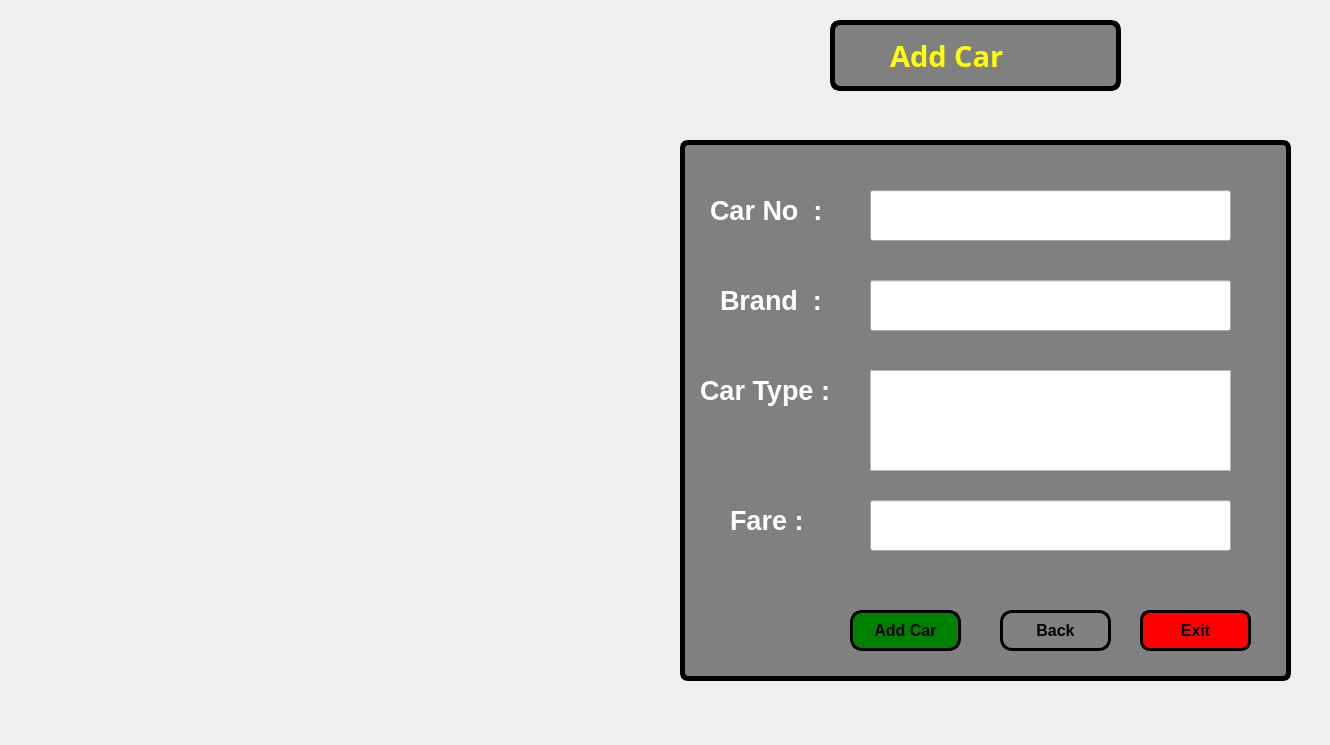
<?xml version="1.0" encoding="UTF-8"?>
<ui version="4.0">
 <class>addcar</class>
 <widget class="QDialog" name="addcar">
  <property name="geometry">
   <rect>
    <x>0</x>
    <y>0</y>
    <width>1330</width>
    <height>745</height>
   </rect>
  </property>
  <property name="windowTitle">
   <string>Dialog</string>
  </property>
  <widget class="QLabel" name="pnglabel">
   <property name="geometry">
    <rect>
     <x>0</x>
     <y>0</y>
     <width>1321</width>
     <height>741</height>
    </rect>
   </property>
   <property name="text">
    <string/>
   </property>
   <property name="pixmap">
    <pixmap>../../photo.png</pixmap>
   </property>
   <property name="scaledContents">
    <bool>true</bool>
   </property>
  </widget>
  <widget class="QLineEdit" name="addCarSectionLineEdit">
   <property name="geometry">
    <rect>
     <x>830</x>
     <y>20</y>
     <width>291</width>
     <height>71</height>
    </rect>
   </property>
   <property name="styleSheet">
    <string notr="true">background-color: grey;
border-radius: 10px;
border:5px solid black;
</string>
   </property>
  </widget>
  <widget class="QLabel" name="addCarLabel">
   <property name="geometry">
    <rect>
     <x>890</x>
     <y>20</y>
     <width>211</width>
     <height>71</height>
    </rect>
   </property>
   <property name="font">
    <font>
     <family>Arial Black</family>
     <pointsize>22</pointsize>
     <bold>true</bold>
    </font>
   </property>
   <property name="styleSheet">
    <string notr="true">color:yellow;</string>
   </property>
   <property name="text">
    <string>Add Car </string>
   </property>
  </widget>
  <widget class="QLineEdit" name="addCarbackgroundLineEdit">
   <property name="geometry">
    <rect>
     <x>680</x>
     <y>140</y>
     <width>611</width>
     <height>541</height>
    </rect>
   </property>
   <property name="styleSheet">
    <string notr="true">background-color:grey;
border-radius:8px;
border:5px solid black;</string>
   </property>
  </widget>
  <widget class="QLabel" name="carNoLabel">
   <property name="geometry">
    <rect>
     <x>710</x>
     <y>170</y>
     <width>161</width>
     <height>81</height>
    </rect>
   </property>
   <property name="font">
    <font>
     <pointsize>20</pointsize>
     <bold>true</bold>
    </font>
   </property>
   <property name="styleSheet">
    <string notr="true">color:white;</string>
   </property>
   <property name="text">
    <string>Car No  :</string>
   </property>
  </widget>
  <widget class="QLabel" name="brandLabel">
   <property name="geometry">
    <rect>
     <x>720</x>
     <y>280</y>
     <width>191</width>
     <height>41</height>
    </rect>
   </property>
   <property name="font">
    <font>
     <pointsize>20</pointsize>
     <bold>true</bold>
    </font>
   </property>
   <property name="styleSheet">
    <string notr="true">color:white;</string>
   </property>
   <property name="text">
    <string>Brand  : </string>
   </property>
  </widget>
  <widget class="QLabel" name="carTypeLabel">
   <property name="geometry">
    <rect>
     <x>700</x>
     <y>370</y>
     <width>191</width>
     <height>41</height>
    </rect>
   </property>
   <property name="font">
    <font>
     <pointsize>20</pointsize>
     <bold>true</bold>
    </font>
   </property>
   <property name="styleSheet">
    <string notr="true">color:white;</string>
   </property>
   <property name="text">
    <string>Car Type : </string>
   </property>
  </widget>
  <widget class="QPushButton" name="exitButton">
   <property name="geometry">
    <rect>
     <x>1140</x>
     <y>610</y>
     <width>111</width>
     <height>41</height>
    </rect>
   </property>
   <property name="font">
    <font>
     <pointsize>12</pointsize>
     <bold>true</bold>
    </font>
   </property>
   <property name="styleSheet">
    <string notr="true">background-color:red;
border-radius:10px;
border:3px solid black;</string>
   </property>
   <property name="text">
    <string>Exit</string>
   </property>
  </widget>
  <widget class="QPushButton" name="addCarButton">
   <property name="geometry">
    <rect>
     <x>850</x>
     <y>610</y>
     <width>111</width>
     <height>41</height>
    </rect>
   </property>
   <property name="font">
    <font>
     <pointsize>12</pointsize>
     <bold>true</bold>
    </font>
   </property>
   <property name="styleSheet">
    <string notr="true">background-color:green;
border-radius:12px;
border:3px solid black;</string>
   </property>
   <property name="text">
    <string>Add Car</string>
   </property>
  </widget>
  <widget class="QLineEdit" name="carNoLineEdit">
   <property name="geometry">
    <rect>
     <x>870</x>
     <y>190</y>
     <width>361</width>
     <height>51</height>
    </rect>
   </property>
   <property name="font">
    <font>
     <family>Microsoft YaHei</family>
     <pointsize>14</pointsize>
     <bold>true</bold>
    </font>
   </property>
  </widget>
  <widget class="QLineEdit" name="fareLineEdit">
   <property name="geometry">
    <rect>
     <x>870</x>
     <y>500</y>
     <width>361</width>
     <height>51</height>
    </rect>
   </property>
   <property name="font">
    <font>
     <family>Microsoft YaHei</family>
     <pointsize>14</pointsize>
     <bold>true</bold>
    </font>
   </property>
   <property name="text">
    <string/>
   </property>
   <property name="echoMode">
    <enum>QLineEdit::Normal</enum>
   </property>
  </widget>
  <widget class="QLabel" name="fareLabel">
   <property name="geometry">
    <rect>
     <x>730</x>
     <y>500</y>
     <width>191</width>
     <height>41</height>
    </rect>
   </property>
   <property name="font">
    <font>
     <pointsize>20</pointsize>
     <bold>true</bold>
    </font>
   </property>
   <property name="styleSheet">
    <string notr="true">color:white;</string>
   </property>
   <property name="text">
    <string>Fare : </string>
   </property>
  </widget>
  <widget class="QLineEdit" name="brandLineEdit">
   <property name="geometry">
    <rect>
     <x>870</x>
     <y>280</y>
     <width>361</width>
     <height>51</height>
    </rect>
   </property>
   <property name="font">
    <font>
     <family>Microsoft YaHei</family>
     <pointsize>14</pointsize>
     <bold>true</bold>
    </font>
   </property>
   <property name="echoMode">
    <enum>QLineEdit::Normal</enum>
   </property>
  </widget>
  <widget class="QListWidget" name="carTypeListWidget">
   <property name="geometry">
    <rect>
     <x>870</x>
     <y>370</y>
     <width>361</width>
     <height>101</height>
    </rect>
   </property>
   <property name="font">
    <font>
     <family>Arial</family>
     <pointsize>16</pointsize>
     <bold>true</bold>
    </font>
   </property>
  </widget>
  <widget class="QPushButton" name="backButton">
   <property name="geometry">
    <rect>
     <x>1000</x>
     <y>610</y>
     <width>111</width>
     <height>41</height>
    </rect>
   </property>
   <property name="font">
    <font>
     <pointsize>12</pointsize>
     <bold>true</bold>
    </font>
   </property>
   <property name="styleSheet">
    <string notr="true">background-color:grey;
border-radius:12px;
border:3px solid black;</string>
   </property>
   <property name="text">
    <string>Back</string>
   </property>
  </widget>
 </widget>
 <resources/>
 <connections/>
</ui>
